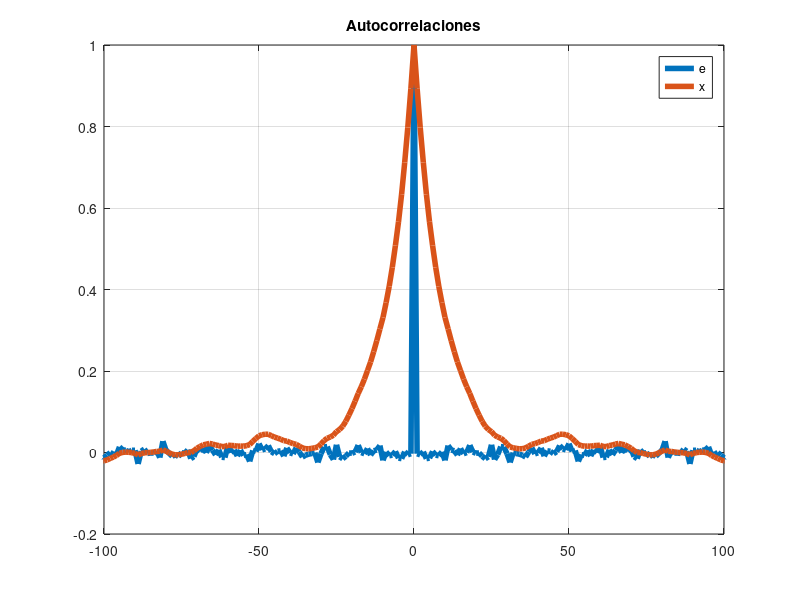

Write MATLAB code to recreate this figure. (Note: this script raises an error after producing the figure.)
%%
clear all
close all

%%
z = tf('z',1);
H = 1/(z-0.9)

randn('state',0);
n = 10000;
e = randn(n,1);
t = (0:n-1)';

x = lsim(H,e,t);

r_ee = xcorr(e,'coeff');
[r_xx, lags] = xcorr(x,'coeff');

figure()
plot(lags,[r_ee r_xx],'LineWidth',4);grid
axis([-100 100 -.2 1])
title('Autocorrelaciones')
legend('e','x')

%%
w = logspace(-2,log10(pi),32)';
phi_ee = spa(e,100,w);
phi_xx = spa(x,100,w);
fig_bode = figure();
bode(phi_ee,phi_xx); grid
title('Espectros')
legend('\phi_e','\phi_x')
h = findobj(gcf,'type','line');
set(h,'linewidth',4);

%%
% Estimación del polo del sistema a partir de una realización
% Magia negra
[a_hat, sigma_e_hat] = aryule(x,1);

%% Factorización espectral a partir de la realización
a1 = -a_hat(2);

% Polos recíprocos del espectro
p = [a1; 1/a1];

figure()
zplane([],p)
grid
title('Polos del espectro estimado')

%%
H_hat = 1/(z-a1);
H_inv = 1/(1/z-a1);

Phi_hat = H_hat*H_inv;

[magH,~,wH] = bode(Phi_hat,w);
magH = squeeze(magH);

[magPhi,~,~] = bode(phi_xx,w);
magPhi = squeeze(magPhi);

figure
loglog(w,magH,'LineWidth',3)
hold on
loglog(w,magPhi,'LineWidth',3)
grid
legend('|H|^2','\Phi_{xx}')
xlabel('\omega')
ylabel('Magnitud')
title('Filtro generador vs. espectro de la realización')
